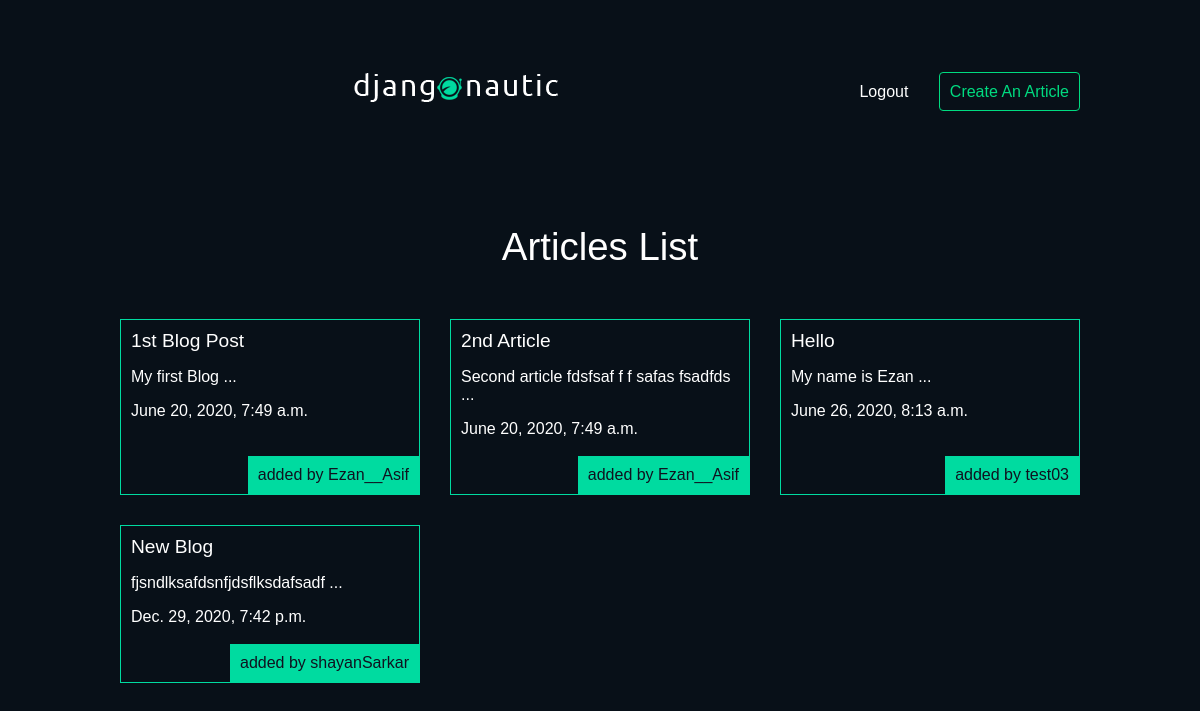
The app's page /articles/ (signed in) with its own data.
### articles/models.py (models this page shows, shortened)
class Article ( models.Model) :
    title = models.CharField(max_length=100)
    slug = models.SlugField()
    body = models.TextField()
    date = models.DateTimeField(auto_now_add=True)
    thumb = models.ImageField(default='default.png', blank=True)
    author =  models.ForeignKey(User,on_delete=models.CASCADE,default=None)
    def snippet(self) :
        return self.body[:50] + " ..."   #takes first 50 char of the string

### articles/views.py (the view)
# urls.py: path('', views.article_list, name="list"),
def article_list (request) :
    articles = Article.objects.all().order_by('date') #error faltu mien arha ha
    return render(request, 'articles/article_list.html', {'articles':articles})

### articles/templates/articles/article_list.html
{% extends 'base_layout.html' %}
{% block content%}
    <h1>Articles List</h1>
    <div class="articles">
        {% for article in articles %}
            <div class="article">
                <h2><a href="{% url 'articles:detail' slug=article.slug %}">{{article.title}}</a></h2>
                <p>{{ article.snippet }}</p>
                <p>{{ article.date }}</p>
                <p class="author"> added by {{ article.author.username }}</p>
            </div>
        {% endfor %}
    </div>
{% endblock %}

### assets/styles.css (style rules this page uses)
body { background: #081018; color: white; font-family: sans-serif; font-size: 1em; }
h1, h2, h3, h4, h5 { font-weight:normal; margin:0; }
a, a:hover, a:visited { color:#fff; text-decoration:none; }
.wrapper h1 { text-align:center; margin:50px auto; font-size:2.4em; }
.articles { display:grid; grid-template-columns: 1fr 1fr 1fr; grid-gap:30px; }
.article { padding:10px; border:1px solid #00dba0; position:relative; padding-bottom:40px; }
.article h2 { font-size:1.2em !important; }
.article .author { padding:10px; background:#00dba0; position:absolute; right:0; bottom:0; margin:0; color:#0f121f; }

### records on screen
Article: title "1st Blog Post", snippet "My first Blog ...", date "June 20, 2020, 7:49 a.m.", author.username "Ezan__Asif"
Article: title "2nd Article", snippet "Second article fdsfsaf f f safas fsadfds ...", date "June 20, 2020, 7:49 a.m.", author.username "Ezan__Asif"
Article: title "Hello", snippet "My name is Ezan ...", date "June 26, 2020, 8:13 a.m.", author.username "test03"
Article: title "New Blog", snippet "fjsndlksafdsnfjdsflksdafsadf ...", date "Dec. 29, 2020, 7:42 p.m.", author.username "shayanSarkar"
